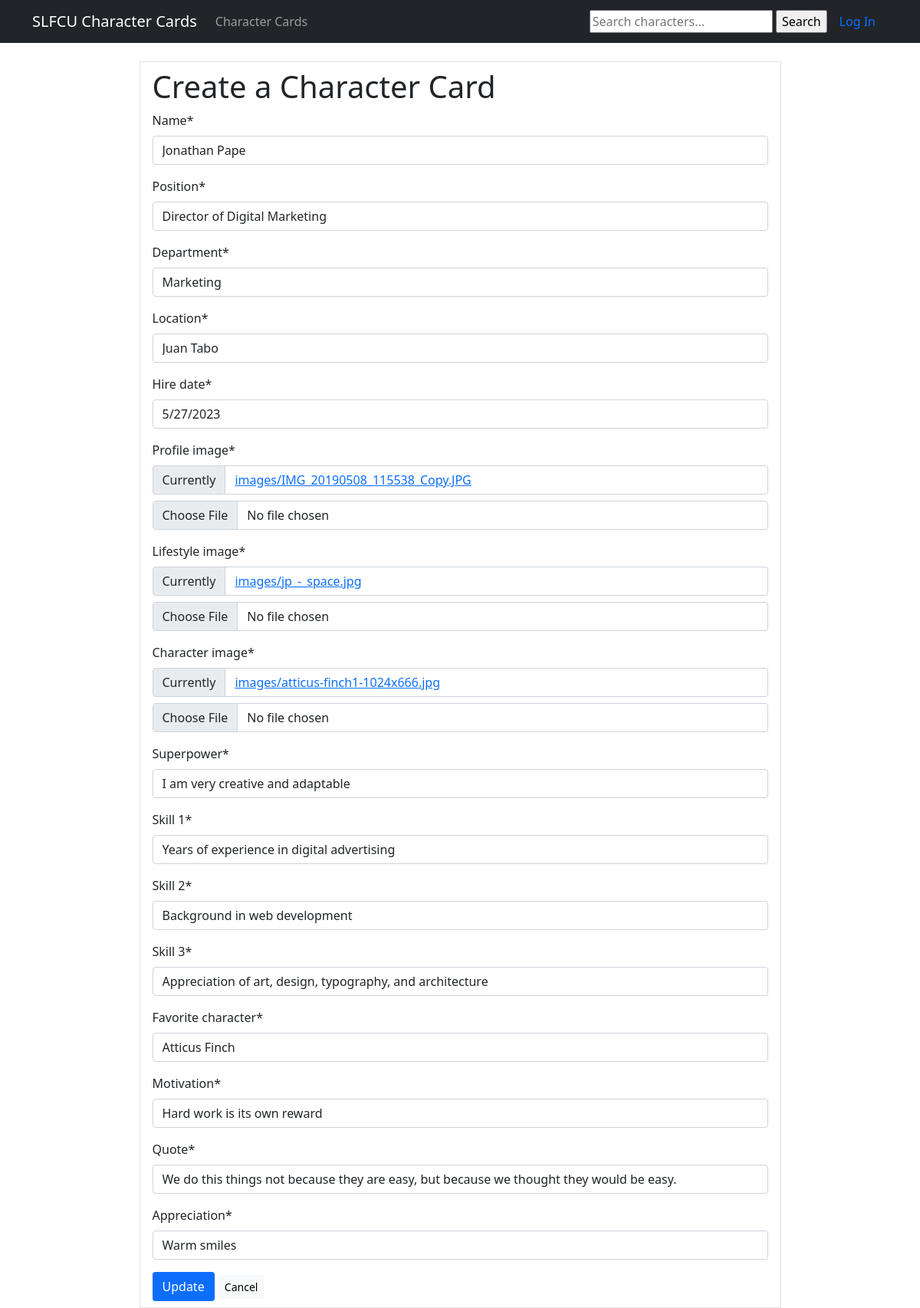
The page /character-update/1 on the database its author committed.
### character_app/models.py (models this page shows, shortened)
class Character(models.Model):
    name = models.CharField(max_length=200)
    position = models.CharField(max_length=200)
    department = models.CharField(max_length=200)
    location = models.CharField(max_length=200)
    hire_date = models.CharField(max_length=200)
    profile_image = models.ImageField(upload_to='images/')
    lifestyle_image = models.ImageField(upload_to='images/')
    character_image = models.ImageField(upload_to='images/')
    superpower = models.CharField(max_length=300)
    skill_1 = models.CharField(max_length=300)
    skill_2 = models.CharField(max_length=300, default='unknown')
    skill_3 = models.CharField(max_length=300, default='unknown')
    favorite_character = models.CharField(max_length=300)
    motivation = models.CharField(max_length=300)
    quote = models.CharField(max_length=300)
    appreciation = models.CharField(max_length=300)
    created_at = models.DateTimeField(auto_now_add=True)

### character_app/views.py (the view)
# urls.py: path('character-update/<int:pk>', views.CharacterUpdate.as_view(), name='character_update'),
class CharacterUpdate(UpdateView):
    model = Character
    template_name = 'character_update.html'
    fields = ['name', 'position', 'department', 'location', \
                'hire_date', 'profile_image', 'lifestyle_image', \
                'character_image', 'superpower', 'skill_1', 'skill_2', 'skill_3', \
                'favorite_character', 'motivation', 'quote', 'appreciation']
    success_url = reverse_lazy('character_list')

### character_app/templates/character_update.html (shortened to what this page needs)
{% extends 'base.html' %}
{% load crispy_forms_tags %}
{% block content %}
<div class="d-flex justify-content-center ">
<form action="{% url 'character_update' character.id %}" method="POST" class="w-75 border border-1 py-2 px-3" enctype="multipart/form-data">
    <h1>Create a Character Card</h1>
    {{ form|crispy }}
    <button type="submit" class="btn btn-primary rounded-1">Update</button>
    <a href="{% url 'character_list' %}" class="btn btn-light btn-sm rounded-1">Cancel</a>
</form>
</div>
{% endblock %}

### rows shown on the page
Character: name "Jonathan Pape", position "Director of Digital Marketing", department "Marketing", location "Juan Tabo", hire_date "5/27/2023", superpower "I am very creative and adaptable", skill_1 "Years of experience in digital advertising", skill_2 "Background in web development", skill_3 "Appreciation of art, design, typography, and architecture", favorite_character "Atticus Finch", motivation "Hard work is its own reward", quote "We do this things not because they are easy, but because we thought they would be easy.", appreciation "Warm smiles"
